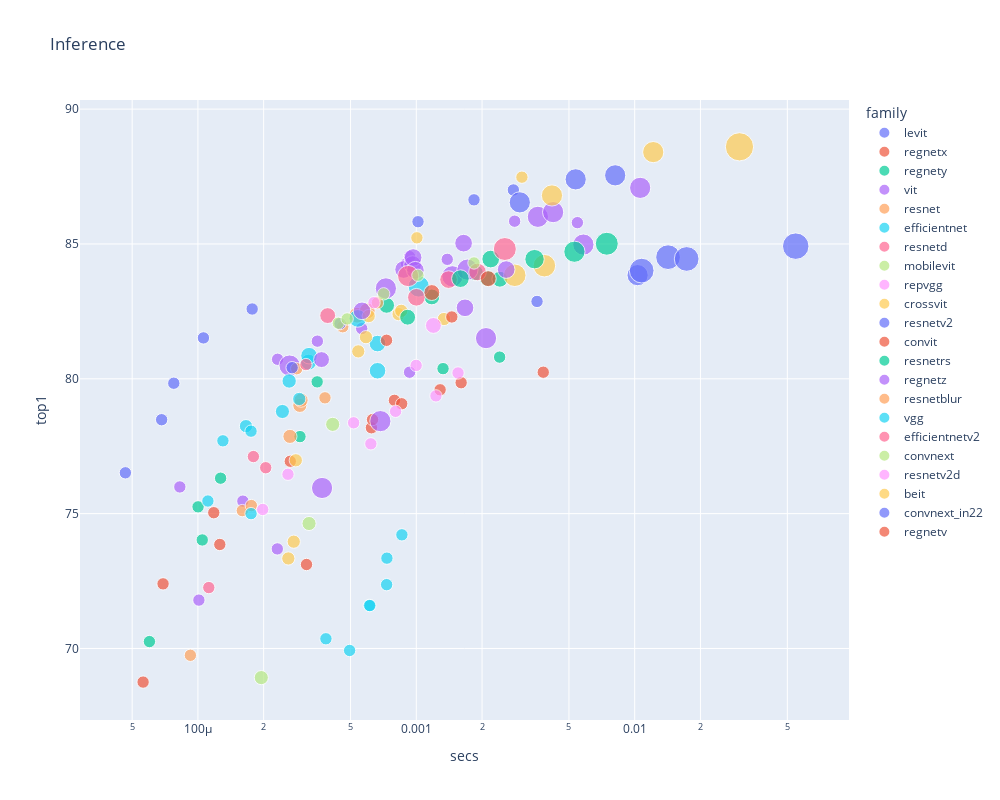

Notebook cell for this chart:
### Code cell
show_all(df, 'Inference', 'infer_img_size')

### Figure 1 — Plotly figure (JSON) as saved in the notebook; plotly's stock layout.template omitted (floating-point values rounded to 4 significant figures)
{"data": [{"customdata": [[224], [224], [224], [224], [224]], "hovertemplate": "<b>%{hovertext}</b><br><br>family=levit<br>secs=%{x}<br>top1=%{y}<br>size=%{marker.size}<br>infer_img_size=%{customdata[0]}<extra></extra>", "hovertext": ["levit_128s", "levit_128", "levit_192", "levit_256", "levit_384"], "legendgroup": "levit", "marker": {"color": "#636efa", "size": [50176, 50176, 50176, 50176, 50176], "sizemode": "area", "sizeref": 655.4, "symbol": "circle"}, "mode": "markers", "name": "levit", "orientation": "v", "showlegend": true, "type": "scatter", "x": [4.654e-05, 6.822e-05, 7.756e-05, 0.000106, 0.0001772], "xaxis": "x", "y": [76.51, 78.48, 79.84, 81.52, 82.59], "yaxis": "y"}, {"customdata": [[224], [224], [224], [224], [224], [224], [224], [224], [224], [224], [224], [224]], "hovertemplate": "<b>%{hovertext}</b><br><br>family=regnetx<br>secs=%{x}<br>top1=%{y}<br>size=%{marker.size}<br>infer_img_size=%{customdata[0]}<extra></extra>", "hovertext": ["regnetx_002", "regnetx_004", "regnetx_008", "regnetx_006", "regnetx_016", "regnetx_032", "regnetx_040", "regnetx_080", "regnetx_064", "regnetx_120", "regnetx_160", "regnetx_320"], "legendgroup": "regnetx", "marker": {"color": "#EF553B", "size": [50176, 50176, 50176, 50176, 50176, 50176, 50176, 50176, 50176, 50176, 50176, 50176], "sizemode": "area", "sizeref": 655.4, "symbol": "circle"}, "mode": "markers", "name": "regnetx", "orientation": "v", "showlegend": true, "type": "scatter", "x": [5.611e-05, 6.925e-05, 0.0001182, 0.000126, 0.0002648, 0.0006228, 0.0006304, 0.0007939, 0.0008572, 0.001285, 0.001604, 0.003813], "xaxis": "x", "y": [68.75, 72.4, 75.03, 73.86, 76.94, 78.18, 78.49, 79.2, 79.07, 79.59, 79.85, 80.24], "yaxis": "y"}, {"customdata": [[224], [224], [224], [224], [224], [288], [288], [224], [288], [288], [224], [288]], "hovertemplate": "<b>%{hovertext}</b><br><br>family=regnety<br>secs=%{x}<br>top1=%{y}<br>size=%{marker.size}<br>infer_img_size=%{customdata[0]}<extra></extra>", "hovertext": ["regnety_002", "regnety_006", "regnety_004", "regnety_008", "regnety_016", "regnety_032", "regnety_040", "regnety_120", "regnety_080", "regnety_064", "regnety_320", "regnety_160"], "legendgroup": "regnety", "marker": {"color": "#00cc96", "size": [50176, 50176, 50176, 50176, 50176, 82944, 82944, 50176, 82944, 82944, 50176, 82944], "sizemode": "area", "sizeref": 655.4, "symbol": "circle"}, "mode": "markers", "name": "regnety", "orientation": "v", "showlegend": true, "type": "scatter", "x": [5.998e-05, 0.0001002, 0.0001047, 0.000127, 0.0002934, 0.0007311, 0.001177, 0.001326, 0.001864, 0.002119, 0.002408, 0.002413], "xaxis": "x", "y": [70.26, 75.25, 74.02, 76.31, 77.86, 82.72, 83.04, 80.38, 83.93, 83.72, 80.8, 83.69], "yaxis": "y"}, {"customdata": [[224], [224], [224], [224], [224], [384], [224], [384], [224], [384], [384], [224], [224], [224], [224], [384], [384], [384], [224], [384], [384], [224], [384], [384]], "hovertemplate": "<b>%{hovertext}</b><br><br>family=vit<br>secs=%{x}<br>top1=%{y}<br>size=%{marker.size}<br>infer_img_size=%{customdata[0]}<extra></extra>", "hovertext": ["vit_small_patch32_224", "vit_tiny_r_s16_p8_224", "vit_tiny_patch16_224", "vit_base_patch32_224_sam", "vit_base_patch32_224", "vit_small_patch32_384", "vit_small_patch16_224", "vit_tiny_r_s16_p8_384", "vit_small_r26_s32_224", "vit_tiny_patch16_384", "vit_base_patch32_384", "vit_base_patch16_224_miil", "vit_base_patch16_224_sam", "vit_base_patch16_224", "vit_large_r50_s32_224", "vit_small_patch16_384", "vit_small_r26_s32_384", "vit_large_patch32_384", "vit_large_patch16_224", "vit_base_patch16_384", "vit_large_r50_s32_384", "vit_base_patch8_224", "vit_base_r50_s16_384", "vit_large_patch16_384"], "legendgroup": "vit", "marker": {"color": "#ab63fa", "size": [50176, 50176, 50176, 50176, 50176, 147456, 50176, 147456, 50176, 147456, 147456, 50176, 50176, 50176, 50176, 147456, 147456, 147456, 50176, 147456, 147456, 50176, 147456, 147456], "sizemode": "area", "sizeref": 655.4, "symbol": "circle"}, "mode": "markers", "name": "vit", "orientation": "v", "showlegend": true, "type": "scatter", "x": [8.265e-05, 0.0001011, 0.0001607, 0.0002309, 0.0002317, 0.000263, 0.0003523, 0.0003703, 0.0005623, 0.0006846, 0.0007258, 0.0009018, 0.0009314, 0.0009316, 0.001386, 0.001463, 0.001715, 0.002086, 0.00282, 0.003603, 0.004232, 0.005465, 0.005822, 0.01059], "xaxis": "x", "y": [75.99, 71.79, 75.46, 73.69, 80.72, 80.49, 81.4, 75.95, 81.86, 78.43, 83.35, 84.27, 80.24, 84.53, 84.43, 83.8, 84.05, 81.51, 85.84, 86.01, 86.18, 85.79, 84.98, 87.08], "yaxis": "y"}, {"customdata": [[224], [224], [224], [256], [224], [256], [256], [224], [288], [288], [224]], "hovertemplate": "<b>%{hovertext}</b><br><br>family=resnet<br>secs=%{x}<br>top1=%{y}<br>size=%{marker.size}<br>infer_img_size=%{customdata[0]}<extra></extra>", "hovertext": ["resnet18", "resnet34", "resnet26", "resnet26t", "resnet50", "resnet32ts", "resnet33ts", "resnet101", "resnet51q", "resnet61q", "resnet152"], "legendgroup": "resnet", "marker": {"color": "#FFA15A", "size": [50176, 50176, 50176, 65536, 50176, 65536, 65536, 50176, 82944, 82944, 50176], "sizemode": "area", "sizeref": 655.4, "symbol": "circle"}, "mode": "markers", "name": "resnet", "orientation": "v", "showlegend": true, "type": "scatter", "x": [9.237e-05, 0.0001597, 0.0001756, 0.0002639, 0.0002834, 0.0002929, 0.0002967, 0.0004606, 0.0005349, 0.000596, 0.0006634], "xaxis": "x", "y": [69.75, 75.11, 75.3, 77.86, 80.37, 79.01, 79.21, 81.93, 82.36, 82.52, 82.82], "yaxis": "y"}, {"customdata": [[224], [224], [240], [224], [224], [256], [260], [240], [288], [300], [320], [300], [300], [384]], "hovertemplate": "<b>%{hovertext}</b><br><br>family=efficientnet<br>secs=%{x}<br>top1=%{y}<br>size=%{marker.size}<br>infer_img_size=%{customdata[0]}<extra></extra>", "hovertext": ["efficientnet_lite0", "efficientnet_b0", "efficientnet_b1_pruned", "efficientnet_es", "efficientnet_es_pruned", "efficientnet_b1", "efficientnet_b2_pruned", "efficientnet_em", "efficientnet_b2", "efficientnet_b3_pruned", "efficientnet_b3", "efficientnet_el", "efficientnet_el_pruned", "efficientnet_b4"], "legendgroup": "efficientnet", "marker": {"color": "#19d3f3", "size": [50176, 50176, 57600, 50176, 50176, 65536, 67600, 57600, 82944, 90000, 102400, 90000, 90000, 147456], "sizemode": "area", "sizeref": 655.4, "symbol": "circle"}, "mode": "markers", "name": "efficientnet", "orientation": "v", "showlegend": true, "type": "scatter", "x": [0.0001111, 0.0001302, 0.000166, 0.0001751, 0.0001751, 0.0002438, 0.0002617, 0.0002912, 0.0003212, 0.0003228, 0.0005396, 0.0006642, 0.0006644, 0.001026], "xaxis": "x", "y": [75.47, 77.7, 78.24, 78.06, 75, 78.79, 79.92, 79.25, 80.62, 80.86, 82.24, 81.31, 80.3, 83.42], "yaxis": "y"}, {"customdata": [[224], [224], [224], [224], [320], [320], [320]], "hovertemplate": "<b>%{hovertext}</b><br><br>family=resnetd<br>secs=%{x}<br>top1=%{y}<br>size=%{marker.size}<br>infer_img_size=%{customdata[0]}<extra></extra>", "hovertext": ["resnet18d", "resnet34d", "resnet26d", "resnet50d", "resnet101d", "resnet152d", "resnet200d"], "legendgroup": "resnetd", "marker": {"color": "#FF6692", "size": [50176, 50176, 50176, 50176, 102400, 102400, 102400], "sizemode": "area", "sizeref": 655.4, "symbol": "circle"}, "mode": "markers", "name": "resnetd", "orientation": "v", "showlegend": true, "type": "scatter", "x": [0.0001122, 0.0001795, 0.0002045, 0.0003124, 0.001001, 0.001405, 0.001907], "xaxis": "x", "y": [72.26, 77.12, 76.7, 80.53, 83.02, 83.68, 83.96], "yaxis": "y"}, {"customdata": [[256], [256], [256]], "hovertemplate": "<b>%{hovertext}</b><br><br>family=mobilevit<br>secs=%{x}<br>top1=%{y}<br>size=%{marker.size}<br>infer_img_size=%{customdata[0]}<extra></extra>", "hovertext": ["mobilevit_xxs", "mobilevit_xs", "mobilevit_s"], "legendgroup": "mobilevit", "marker": {"color": "#B6E880", "size": [65536, 65536, 65536], "sizemode": "area", "sizeref": 655.4, "symbol": "circle"}, "mode": "markers", "name": "mobilevit", "orientation": "v", "showlegend": true, "type": "scatter", "x": [0.0001951, 0.0003228, 0.0004141], "xaxis": "x", "y": [68.92, 74.63, 78.31], "yaxis": "y"}, {"customdata": [[224], [224], [224], [224], [224], [224], [224], [224]], "hovertemplate": "<b>%{hovertext}</b><br><br>family=repvgg<br>secs=%{x}<br>top1=%{y}<br>size=%{marker.size}<br>infer_img_size=%{customdata[0]}<extra></extra>", "hovertext": ["repvgg_b0", "repvgg_a2", "repvgg_b1", "repvgg_b1g4", "repvgg_b2", "repvgg_b3", "repvgg_b2g4", "repvgg_b3g4"], "legendgroup": "repvgg", "marker": {"color": "#FF97FF", "size": [50176, 50176, 50176, 50176, 50176, 50176, 50176, 50176], "sizemode": "area", "sizeref": 655.4, "symbol": "circle"}, "mode": "markers", "name": "repvgg", "orientation": "v", "showlegend": true, "type": "scatter", "x": [0.0001981, 0.0002585, 0.0005165, 0.0006193, 0.000804, 0.0009982, 0.00123, 0.001553], "xaxis": "x", "y": [75.15, 76.46, 78.37, 77.59, 78.79, 80.5, 79.37, 80.22], "yaxis": "y"}, {"customdata": [[240], [240], [240], [240], [240], [240], [240], [240], [240], [408], [408]], "hovertemplate": "<b>%{hovertext}</b><br><br>family=crossvit<br>secs=%{x}<br>top1=%{y}<br>size=%{marker.size}<br>infer_img_size=%{customdata[0]}<extra></extra>", "hovertext": ["crossvit_tiny_240", "crossvit_9_240", "crossvit_9_dagger_240", "crossvit_small_240", "crossvit_15_240", "crossvit_15_dagger_240", "crossvit_18_240", "crossvit_18_dagger_240", "crossvit_base_240", "crossvit_15_dagger_408", "crossvit_18_dagger_408"], "legendgroup": "crossvit", "marker": {"color": "#FECB52", "size": [57600, 57600, 57600, 57600, 57600, 57600, 57600, 57600, 57600, 166464, 166464], "sizemode": "area", "sizeref": 655.4, "symbol": "circle"}, "mode": "markers", "name": "crossvit", "orientation": "v", "showlegend": true, "type": "scatter", "x": [0.0002594, 0.0002747, 0.0002807, 0.0005423, 0.0005881, 0.0006054, 0.0008295, 0.0008531, 0.001338, 0.002824, 0.003859], "xaxis": "x", "y": [73.34, 73.96, 76.98, 81.02, 81.54, 82.33, 82.4, 82.52, 82.22, 83.84, 84.19], "yaxis": "y"}, {"customdata": [[224], [224], [224], [384], [448], [448], [448], [480]], "hovertemplate": "<b>%{hovertext}</b><br><br>family=resnetv2<br>secs=%{x}<br>top1=%{y}<br>size=%{marker.size}<br>infer_img_size=%{customdata[0]}<extra></extra>", "hovertext": ["resnetv2_50", "resnetv2_101", "resnetv2_152x2_bit_teacher", "resnetv2_152x2_bit_teacher_384", "resnetv2_50x3_bitm", "resnetv2_152x2_bitm", "resnetv2_101x3_bitm", "resnetv2_152x4_bitm"], "legendgroup": "resnetv2", "marker": {"color": "#636efa", "size": [50176, 50176, 50176, 147456, 200704, 200704, 200704, 230400], "sizemode": "area", "sizeref": 655.4, "symbol": "circle"}, "mode": "markers", "name": "resnetv2", "orientation": "v", "showlegend": true, "type": "scatter", "x": [0.00027, 0.0004473, 0.003571, 0.01031, 0.01076, 0.01422, 0.0173, 0.05461], "xaxis": "x", "y": [80.41, 82.05, 82.87, 83.84, 84.01, 84.51, 84.44, 84.92], "yaxis": "y"}, {"customdata": [[224], [224], [224]], "hovertemplate": "<b>%{hovertext}</b><br><br>family=convit<br>secs=%{x}<br>top1=%{y}<br>size=%{marker.size}<br>infer_img_size=%{customdata[0]}<extra></extra>", "hovertext": ["convit_tiny", "convit_small", "convit_base"], "legendgroup": "convit", "marker": {"color": "#EF553B", "size": [50176, 50176, 50176], "sizemode": "area", "sizeref": 655.4, "symbol": "circle"}, "mode": "markers", "name": "convit", "orientation": "v", "showlegend": true, "type": "scatter", "x": [0.0003143, 0.0007307, 0.001454], "xaxis": "x", "y": [73.11, 81.43, 82.29], "yaxis": "y"}, {"customdata": [[224], [288], [320], [320], [352], [384], [416]], "hovertemplate": "<b>%{hovertext}</b><br><br>family=resnetrs<br>secs=%{x}<br>top1=%{y}<br>size=%{marker.size}<br>infer_img_size=%{customdata[0]}<extra></extra>", "hovertext": ["resnetrs50", "resnetrs101", "resnetrs152", "resnetrs200", "resnetrs270", "resnetrs350", "resnetrs420"], "legendgroup": "resnetrs", "marker": {"color": "#00cc96", "size": [50176, 82944, 102400, 102400, 123904, 147456, 173056], "sizemode": "area", "sizeref": 655.4, "symbol": "circle"}, "mode": "markers", "name": "resnetrs", "orientation": "v", "showlegend": true, "type": "scatter", "x": [0.0003516, 0.0009126, 0.001592, 0.002192, 0.003478, 0.005297, 0.00745], "xaxis": "x", "y": [79.89, 82.28, 83.71, 84.44, 84.44, 84.71, 85.01], "yaxis": "y"}, {"customdata": [[288], [320], [320], [320], [320], [320], [320], [320], [320]], "hovertemplate": "<b>%{hovertext}</b><br><br>family=regnetz<br>secs=%{x}<br>top1=%{y}<br>size=%{marker.size}<br>infer_img_size=%{customdata[0]}<extra></extra>", "hovertext": ["regnetz_b16", "regnetz_c16", "regnetz_d8", "regnetz_040", "regnetz_040h", "regnetz_d32", "regnetz_e8", "regnetz_c16_evos", "regnetz_d8_evos"], "legendgroup": "regnetz", "marker": {"color": "#ab63fa", "size": [82944, 102400, 102400, 102400, 102400, 102400, 102400, 102400, 102400], "sizemode": "area", "sizeref": 655.4, "symbol": "circle"}, "mode": "markers", "name": "regnetz", "orientation": "v", "showlegend": true, "type": "scatter", "x": [0.0003682, 0.0005641, 0.0008749, 0.0009619, 0.000967, 0.0009902, 0.001646, 0.001671, 0.00258], "xaxis": "x", "y": [80.71, 82.52, 84.05, 84.24, 84.5, 84.02, 85.03, 82.63, 84.05], "yaxis": "y"}, {"customdata": [[224]], "hovertemplate": "<b>%{hovertext}</b><br><br>family=resnetblur<br>secs=%{x}<br>top1=%{y}<br>size=%{marker.size}<br>infer_img_size=%{customdata[0]}<extra></extra>", "hovertext": ["resnetblur50"], "legendgroup": "resnetblur", "marker": {"color": "#FFA15A", "size": [50176], "sizemode": "area", "sizeref": 655.4, "symbol": "circle"}, "mode": "markers", "name": "resnetblur", "orientation": "v", "showlegend": true, "type": "scatter", "x": [0.0003818], "xaxis": "x", "y": [79.29], "yaxis": "y"}, {"customdata": [[224], [224], [224], [224], [224], [224], [224]], "hovertemplate": "<b>%{hovertext}</b><br><br>family=vgg<br>secs=%{x}<br>top1=%{y}<br>size=%{marker.size}<br>infer_img_size=%{customdata[0]}<extra></extra>", "hovertext": ["vgg11_bn", "vgg13", "vgg13_bn", "vgg16", "vgg19", "vgg16_bn", "vgg19_bn"], "legendgroup": "vgg", "marker": {"color": "#19d3f3", "size": [50176, 50176, 50176, 50176, 50176, 50176, 50176], "sizemode": "area", "sizeref": 655.4, "symbol": "circle"}, "mode": "markers", "name": "vgg", "orientation": "v", "showlegend": true, "type": "scatter", "x": [0.0003856, 0.0004951, 0.000609, 0.0006127, 0.0007314, 0.0007335, 0.0008591], "xaxis": "x", "y": [70.36, 69.93, 71.6, 71.59, 72.37, 73.35, 74.21], "yaxis": "y"}, {"customdata": [[288], [384], [416]], "hovertemplate": "<b>%{hovertext}</b><br><br>family=efficientnetv2<br>secs=%{x}<br>top1=%{y}<br>size=%{marker.size}<br>infer_img_size=%{customdata[0]}<extra></extra>", "hovertext": ["efficientnetv2_rw_t", "efficientnetv2_rw_s", "efficientnetv2_rw_m"], "legendgroup": "efficientnetv2", "marker": {"color": "#FF6692", "size": [82944, 147456, 173056], "sizemode": "area", "sizeref": 655.4, "symbol": "circle"}, "mode": "markers", "name": "efficientnetv2", "orientation": "v", "showlegend": true, "type": "scatter", "x": [0.0003929, 0.0009177, 0.002543], "xaxis": "x", "y": [82.34, 83.81, 84.81], "yaxis": "y"}, {"customdata": [[224], [224], [224], [224], [224]], "hovertemplate": "<b>%{hovertext}</b><br><br>family=convnext<br>secs=%{x}<br>top1=%{y}<br>size=%{marker.size}<br>infer_img_size=%{customdata[0]}<extra></extra>", "hovertext": ["convnext_tiny", "convnext_tiny_hnf", "convnext_small", "convnext_base", "convnext_large"], "legendgroup": "convnext", "marker": {"color": "#B6E880", "size": [50176, 50176, 50176, 50176, 50176], "sizemode": "area", "sizeref": 655.4, "symbol": "circle"}, "mode": "markers", "name": "convnext", "orientation": "v", "showlegend": true, "type": "scatter", "x": [0.0004395, 0.0004823, 0.0007089, 0.001017, 0.001837], "xaxis": "x", "y": [82.06, 82.22, 83.15, 83.84, 84.3], "yaxis": "y"}, {"customdata": [[224], [288]], "hovertemplate": "<b>%{hovertext}</b><br><br>family=resnetv2d<br>secs=%{x}<br>top1=%{y}<br>size=%{marker.size}<br>infer_img_size=%{customdata[0]}<extra></extra>", "hovertext": ["resnetv2_50x1_bit_distilled", "resnetv2_50d_evos"], "legendgroup": "resnetv2d", "marker": {"color": "#FF97FF", "size": [50176, 82944], "sizemode": "area", "sizeref": 655.4, "symbol": "circle"}, "mode": "markers", "name": "resnetv2d", "orientation": "v", "showlegend": true, "type": "scatter", "x": [0.0006402, 0.001198], "xaxis": "x", "y": [82.82, 81.98], "yaxis": "y"}, {"customdata": [[224], [224], [384], [384], [512]], "hovertemplate": "<b>%{hovertext}</b><br><br>family=beit<br>secs=%{x}<br>top1=%{y}<br>size=%{marker.size}<br>infer_img_size=%{customdata[0]}<extra></extra>", "hovertext": ["beit_base_patch16_224", "beit_large_patch16_224", "beit_base_patch16_384", "beit_large_patch16_384", "beit_large_patch16_512"], "legendgroup": "beit", "marker": {"color": "#FECB52", "size": [50176, 50176, 147456, 147456, 262144], "sizemode": "area", "sizeref": 655.4, "symbol": "circle"}, "mode": "markers", "name": "beit", "orientation": "v", "showlegend": true, "type": "scatter", "x": [0.001006, 0.003045, 0.00418, 0.01216, 0.03018], "xaxis": "x", "y": [85.23, 87.48, 86.8, 88.41, 88.6], "yaxis": "y"}, {"customdata": [[224], [224], [224], [384], [384], [384]], "hovertemplate": "<b>%{hovertext}</b><br><br>family=convnext_in22<br>secs=%{x}<br>top1=%{y}<br>size=%{marker.size}<br>infer_img_size=%{customdata[0]}<extra></extra>", "hovertext": ["convnext_base_in22ft1k", "convnext_large_in22ft1k", "convnext_xlarge_in22ft1k", "convnext_base_384_in22ft1k", "convnext_large_384_in22ft1k", "convnext_xlarge_384_in22ft1k"], "legendgroup": "convnext_in22", "marker": {"color": "#636efa", "size": [50176, 50176, 50176, 147456, 147456, 147456], "sizemode": "area", "sizeref": 655.4, "symbol": "circle"}, "mode": "markers", "name": "convnext_in22", "orientation": "v", "showlegend": true, "type": "scatter", "x": [0.001018, 0.001837, 0.002782, 0.002978, 0.005367, 0.008141], "xaxis": "x", "y": [85.82, 86.64, 87.0, 86.54, 87.4, 87.54], "yaxis": "y"}, {"customdata": [[288], [288]], "hovertemplate": "<b>%{hovertext}</b><br><br>family=regnetv<br>secs=%{x}<br>top1=%{y}<br>size=%{marker.size}<br>infer_img_size=%{customdata[0]}<extra></extra>", "hovertext": ["regnetv_040", "regnetv_064"], "legendgroup": "regnetv", "marker": {"color": "#EF553B", "size": [82944, 82944], "sizemode": "area", "sizeref": 655.4, "symbol": "circle"}, "mode": "markers", "name": "regnetv", "orientation": "v", "showlegend": true, "type": "scatter", "x": [0.001178, 0.002136], "xaxis": "x", "y": [83.2, 83.71], "yaxis": "y"}], "layout": {"height": 800, "legend": {"itemsizing": "constant", "title": {"text": "family"}, "tracegroupgap": 0}, "title": {"text": "Inference"}, "width": 1000, "xaxis": {"anchor": "y", "domain": [0, 1], "title": {"text": "secs"}, "type": "log"}, "yaxis": {"anchor": "x", "domain": [0, 1], "title": {"text": "top1"}}}}
